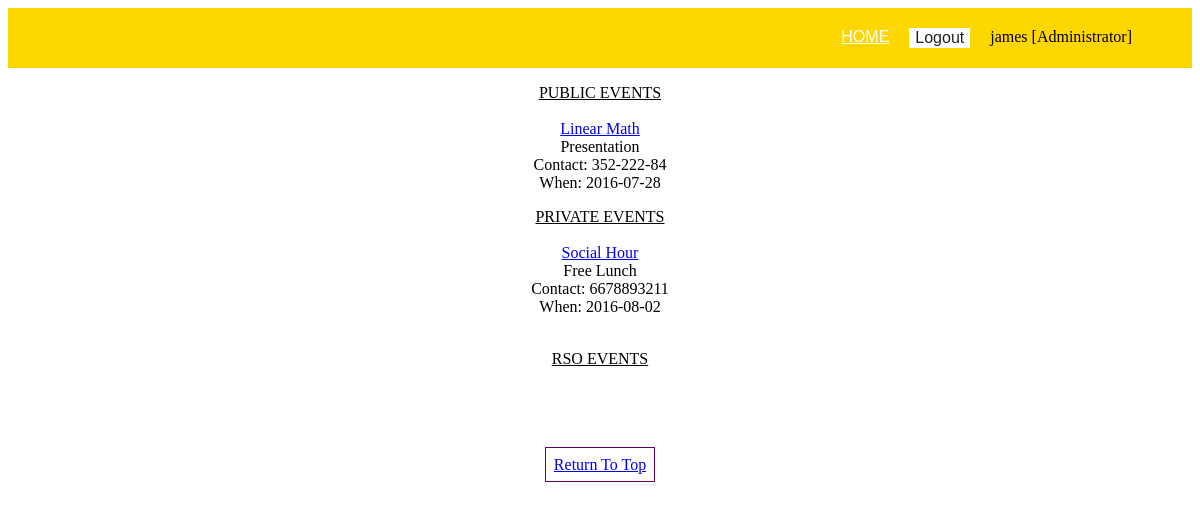
The page /viewEvents.php (signed in) on the database as committed earlier.
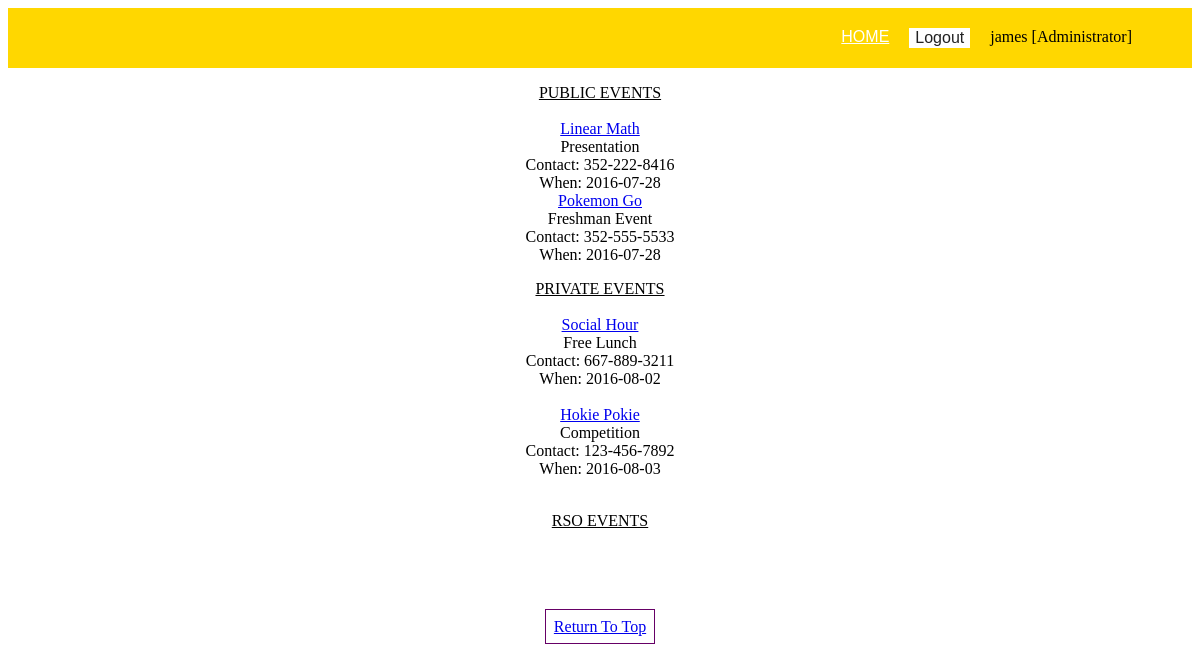
The same page on the database as committed later.
### tables this page shows
CREATE TABLE `my_event` (
  `evt_id` int(11) NOT NULL,
  `evt_time` time NOT NULL,
  `evt_comment` text NOT NULL,
  `evt_date` date NOT NULL,
  `evt_contact` varchar(15) NOT NULL,
  `evt_name` varchar(50) NOT NULL,
  `evt_description` varchar(50) DEFAULT NULL,
  `location` varchar(50) NOT NULL
);

### viewEvents.php (the view, shortened to what this page needs)
<?php
	include ("header.php");
	function listPublicEvents() {
		include "dbhandler.php";
		try
		{
			$dbh = new PDO("mysql:host=$server;dbname=$db_name", $user, $pass);
			$dbh->setAttribute(PDO::ATTR_ERRMODE, PDO::ERRMODE_EXCEPTION);
			$stmt = $dbh->prepare("SELECT e.evt_name, e.evt_description, e.evt_date, e.evt_contact, e.evt_id FROM my_event e, public p WHERE e.evt_id = p.evt_id");
			$stmt->execute();
			while($row = $stmt->fetch(PDO::FETCH_ASSOC)){
				$evt_id = $row['evt_id'];
				echo "<a href='events.php?evt_id=$evt_id'>" . $row['evt_name'] . "</a><br>" . $row['evt_description'] . "<br>" . "Contact: " . $row['evt_contact'] . "<br>" . "When: " . $row['evt_date'] . "<br>";
			}
		}
		catch(Exception $e){
			echo 'We are unable to process your request. Please try again later';
		}
	}
	function listUniversityEvents() {
		include "dbhandler.php";
		try{
			$dbh = new PDO("mysql:host=$server;dbname=$db_name", $user, $pass);
			$dbh->setAttribute(PDO::ATTR_ERRMODE, PDO::ERRMODE_EXCEPTION);
			$stmt = $dbh->prepare("SELECT e.evt_name, e.evt_date, e.evt_description, e.evt_time, e.location, e.evt_contact, e.evt_id FROM my_event e, private p, student s, university u WHERE e.evt_id = p.evt_id AND p.unv_id = u.unv_id AND s.uid = :uid AND s.unv_id = p.unv_id");
			$stmt->bindParam(':uid', $_SESSION['uid'], PDO::PARAM_INT);
			$stmt->execute();
			while($row = $stmt->fetch(PDO::FETCH_ASSOC)){
				$evt_id = $row['evt_id'];
				echo "<a href='events.php?evt_id=$evt_id'>" . $row['evt_name'] . "</a><br>" . $row['evt_description'] . "<br>" . "Contact: " . $row['evt_contact'] . "<br>" . "When: " . $row['evt_date'] . "<br><br>";
			}
		}
		catch(Exception $e){
			echo 'We are unable to process your request. Please try again later';
		}
	}
?>
	<center><p class="body"><U>PUBLIC EVENTS</U>
	<br><br>
		<?php
			if(isset($_SESSION['user_id']) && $_SESSION['user_priv'] == 3){
				listPublicEvents();
			}
			elseif(!isset($_SESSION['user_id'])){
				listPublicEvents();
			}
		?>
	<div id="page">
	<center><p class="body"> <U>PRIVATE EVENTS</U>
	<br><br>
	<?php listUniversityEvents();?>
	</p>
		<center><p class="body"> <U>RSO EVENTS</U>
		<br><br>
	</p>
		<br>
		<br><br><center><div class="logo"><a href="viewEvents.php" style="border:1.5px;
		border-style:solid; border-color:#660066; padding: .5em;">Return To Top</a></div></center>
		<br>
		</p>
</body>

Rows that differ between the two databases and show on the page:
changed my_event "Linear Math": evt_contact "352-222-84" → "352-222-8416"
now on this page (row edited): my_event: evt_name "Pokemon Go", evt_description "Freshman Event", evt_contact "352-555-5533", evt_date "2016-07-28"
changed my_event "Social Hour": evt_contact "6678893211" → "667-889-3211"
now on this page (row edited): my_event: evt_name "Hokie Pokie", evt_description "Competition", evt_contact "123-456-7892", evt_date "2016-08-03"
